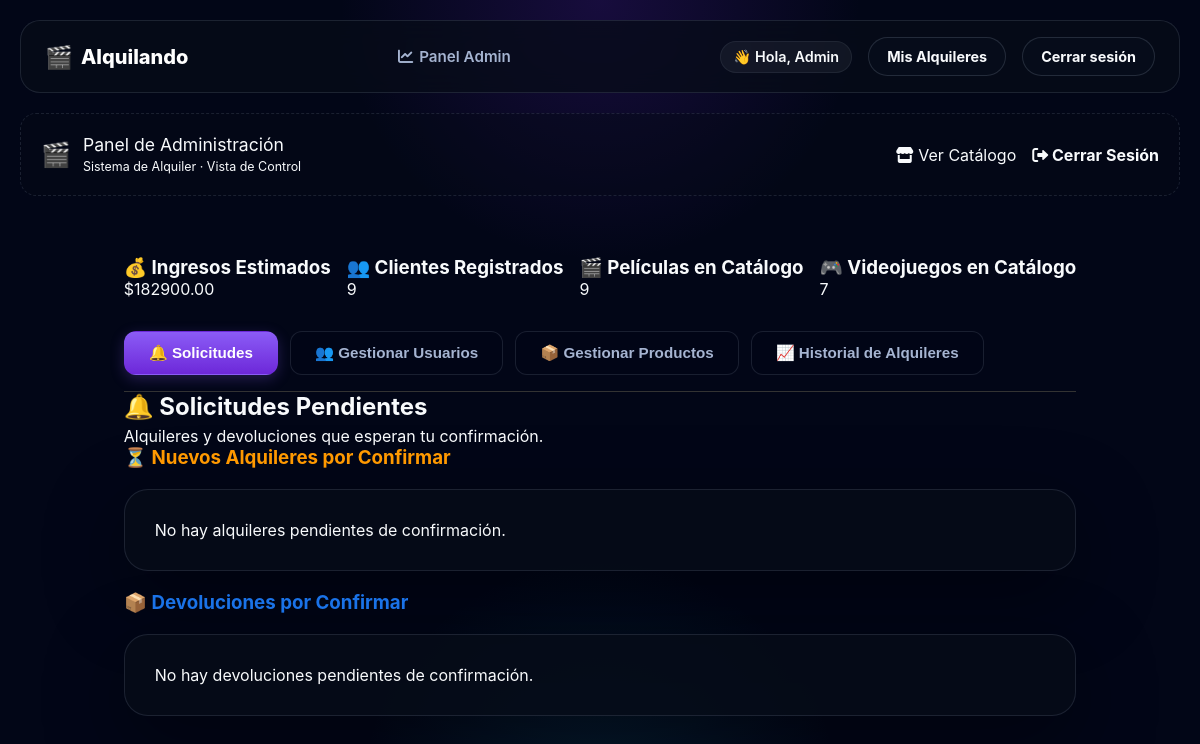
The page /admin/dashboard (signed in) on the database as committed earlier.
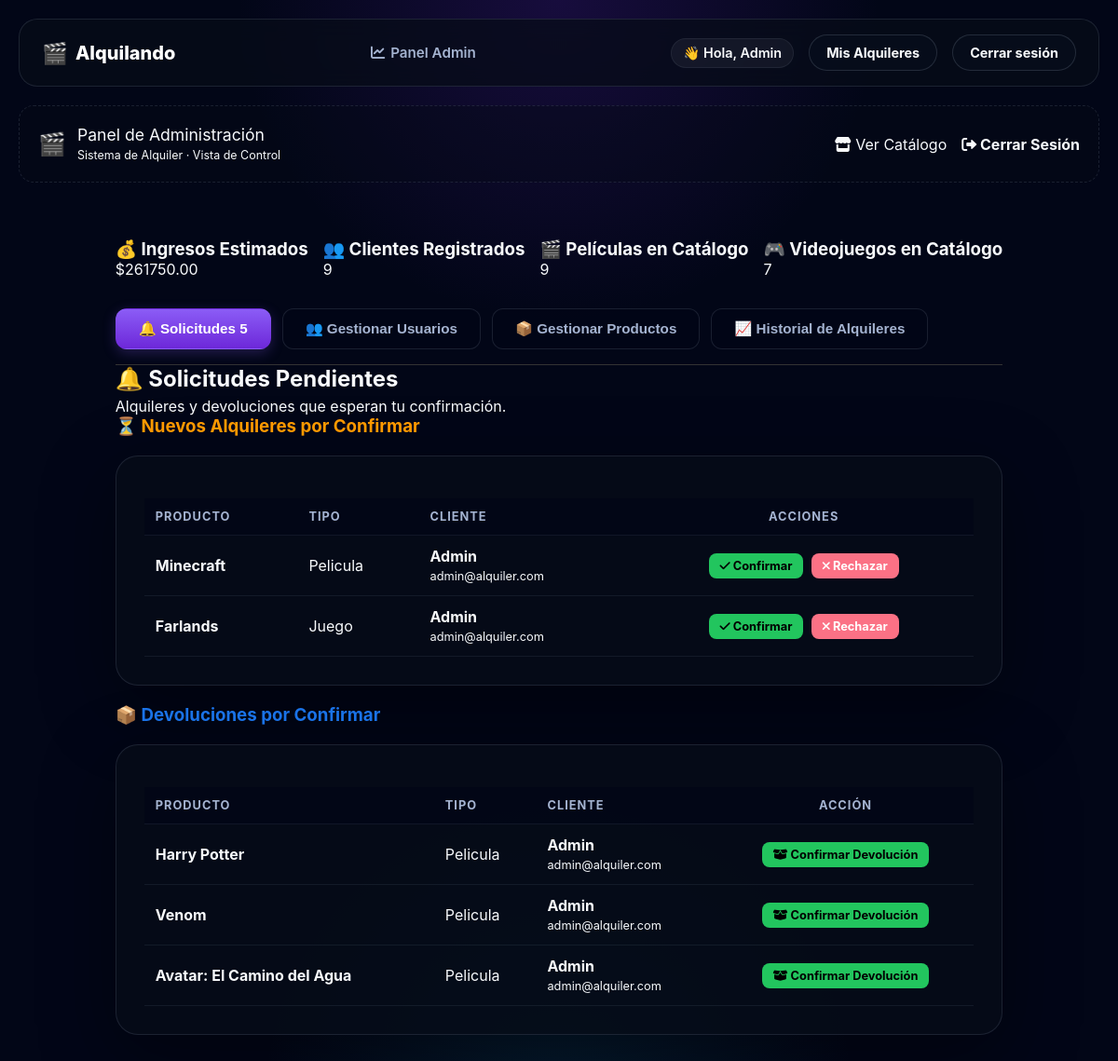
The same page on the database as committed later.
### app.py (models this page shows, shortened)
class Alquiler(db.Model):
    __tablename__ = 'alquileres_activos'
    id = db.Column(db.Integer, primary_key=True)
    usuario_id = db.Column(db.Integer, db.ForeignKey('usuarios.id'), nullable=False)
    producto_id = db.Column(db.Integer, db.ForeignKey('productos_alquiler.id'), nullable=False)
    estado = db.Column(db.String(30), default='pendiente')  # pendiente, activo, dev_pendiente
    fecha_alquiler = db.Column(db.DateTime, nullable=True)
    fecha_vencimiento = db.Column(db.DateTime, nullable=True)
    def esta_vencido(self):
        if self.fecha_vencimiento and datetime.now() > self.fecha_vencimiento:
            return True
        return False

class ProductoAlquiler(db.Model):
    __tablename__ = 'productos_alquiler'
    id = db.Column(db.Integer, primary_key=True)
    titulo = db.Column(db.String(100), nullable=False)
    genero = db.Column(db.String(50), nullable=True)
    alquilado = db.Column(db.Boolean, default=False)
    precio_alquiler = db.Column(db.Float, nullable=False)
    stock = db.Column(db.Integer, default=1)
    imagen = db.Column(db.String(100), default='default.jpg')
    contador_alquileres = db.Column(db.Integer, default=0)
    tipo_producto = db.Column(db.String(50))
    alquileres_activos = db.relationship('Alquiler', backref='producto', lazy=True, cascade='all, delete-orphan')
    __mapper_args__ = {
        'polymorphic_on': tipo_producto,
        'polymorphic_identity': 'producto_generico'
    }

class Juego(ProductoAlquiler):
    plataforma = db.Column(db.String(50), nullable=True)
    __mapper_args__ = {'polymorphic_identity': 'juego'}

class Usuario(db.Model):
    __tablename__ = 'usuarios'
    id = db.Column(db.Integer, primary_key=True)
    nombre = db.Column(db.String(100), nullable=False)
    email = db.Column(db.String(100), unique=True, nullable=False)
    password = db.Column(db.String(100), nullable=False)
    rol = db.Column(db.String(20), default='cliente')
    bloqueado = db.Column(db.Boolean, default=False)
    activo = db.Column(db.Boolean, default=False)
    mis_alquileres = db.relationship('Alquiler', backref='usuario', lazy=True, cascade='all, delete-orphan')
    reservas_solicitadas = db.relationship('ProductoAlquiler', secondary=lista_espera, backref=db.backref('en_espera', lazy=True))
    def es_admin(self):
        return self.rol == 'admin'
    @classmethod
    def buscar_por_id(cls, usuario_id):
        return cls.query.get(usuario_id)

### app.py (the view, shortened to what this page needs)
@app.route('/admin/dashboard', methods=['GET', 'POST'])
@requiere_nivel(5)
def dashboard():
    usuario_actual = Usuario.buscar_por_id(session.get('usuario_id'))
    usuarios_registrados = Usuario.query.filter(Usuario.rol == 'cliente').all()
    todos_los_productos = ProductoAlquiler.query.all()
    return render_template(
        'dashboard.html',
        u_total=Usuario.query.count(),
        p_total=Pelicula.query.count(),
        j_total=Juego.query.count(),
        ingresos=GestorInventario.calcular_ingresos_estimados(),
        usuarios=usuarios_registrados,
        productos=todos_los_productos,
        alquileres=GestorInventario.alquileres_activos(),
        solicitudes=GestorInventario.solicitudes_pendientes(),
        devoluciones=GestorInventario.devoluciones_pendientes(),
        es_admin=usuario_actual.es_admin()
    )

### app.py (called while the page is built)
def requiere_nivel(nivel_minimo):
    def decorator(f):
        @wraps(f)
        def decorated_function(*args, **kwargs):
            rol_usuario = session.get('usuario_rol', 'cliente')
            nivel_usuario = NIVELES_ACCESO.get(rol_usuario, 1)
            if nivel_usuario < nivel_minimo:
                flash("No tenés permisos suficientes para entrar acá.", "danger")
                return redirect(url_for('inicio'))
            return f(*args, **kwargs)
        return decorated_function
    return decorator

    @staticmethod
    def calcular_ingresos_estimados():
        todos_los_productos = ProductoAlquiler.query.all()
        return sum(p.precio_alquiler * p.contador_alquileres for p in todos_los_productos)

    @staticmethod
    def solicitudes_pendientes():
        return Alquiler.query.filter_by(estado='pendiente').all()

    @staticmethod
    def devoluciones_pendientes():
        return Alquiler.query.filter_by(estado='dev_pendiente').all()

    @staticmethod
    def alquileres_activos():
        return Alquiler.query.filter_by(estado='activo').all()

### templates/dashboard.html (shortened to what the changed rows need)
{% extends 'base.html' %}
{% block content %}
<main style="max-width: 1300px; margin: 30px auto; padding: 0 24px;">
    <div style="display: flex; gap: 16px; margin-bottom: 32px; flex-wrap: wrap;">
        <div class="stat-card verde">
            <h3>💰 Ingresos Estimados</h3>
            <p class="texto-verde">${{ "%.2f"|format(ingresos) }}</p>
        </div>
    </div>
    <div style="display: flex; gap: 12px; border-bottom: 1px solid #333; padding-bottom: 16px; flex-wrap: wrap;">
        <button class="tab-btn active" onclick="cambiarPestana('solicitudes', this)">
            🔔 Solicitudes
            {% set total_pendientes = solicitudes|length + devoluciones|length %}
            {% if total_pendientes > 0 %}
                <span class="badge-tab">{{ total_pendientes }}</span>
            {% endif %}
        </button>
    </div>
    <div id="solicitudes" class="tab-content active">
        <h2 class="subtitulo-seccion" style="margin-bottom: 5px;">🔔 Solicitudes Pendientes</h2>
        <div class="caja-datos">
            {% if solicitudes %}
                <table class="tabla-panel">
                    <thead>
                        <tr>
                            <th>Producto</th>
                            <th>Tipo</th>
                            <th>Cliente</th>
                            <th style="text-align: center;">Acciones</th>
                        </tr>
                    </thead>
                    <tbody>
                        {% for s in solicitudes %}
                        <tr>
                            <td style="font-weight: bold;">{{ s.producto.titulo }}</td>
                            <td class="texto-claro" style="text-transform: capitalize;">{{ s.producto.tipo_producto }}</td>
                            <td>
                                <span style="font-weight: bold;">{{ s.usuario.nombre }}</span><br>
                                <span class="texto-gris" style="font-size: 0.8rem;">{{ s.usuario.email }}</span>
                            </td>
                            <td style="text-align: center; white-space: nowrap;">
                                <a href="{{ url_for('confirmar_alquiler', alquiler_id=s.id) }}" class="btn-accion ok">
                                    <i class="fas fa-check"></i> Confirmar
                                </a>
                                <a href="{{ url_for('rechazar_alquiler', alquiler_id=s.id) }}"
                                   onclick="return confirm('¿Rechazar la solicitud de {{ s.usuario.nombre }}?');"
                                   class="btn-accion peligro">
                                    <i class="fas fa-times"></i> Rechazar
                                </a>
                            </td>
                        </tr>
                        {% endfor %}
                    </tbody>
                </table>
            {% else %}
                <p class="texto-vacio">No hay alquileres pendientes de confirmación.</p>
            {% endif %}
        </div>
        <div class="caja-datos">
            {% if devoluciones %}
                <table class="tabla-panel">
                    <thead>
                        <tr>
                            <th>Producto</th>
                            <th>Tipo</th>
                            <th>Cliente</th>
                            <th style="text-align: center;">Acción</th>
                        </tr>
                    </thead>
                    <tbody>
                        {% for d in devoluciones %}
                        <tr>
                            <td style="font-weight: bold;">{{ d.producto.titulo }}</td>
                            <td class="texto-claro" style="text-transform: capitalize;">{{ d.producto.tipo_producto }}</td>
                            <td>
                                <span style="font-weight: bold;">{{ d.usuario.nombre }}</span><br>
                                <span class="texto-gris" style="font-size: 0.8rem;">{{ d.usuario.email }}</span>
                            </td>
                            <td style="text-align: center;">
                                <a href="{{ url_for('confirmar_devolucion', alquiler_id=d.id) }}" class="btn-accion ok">
                                    <i class="fas fa-box-open"></i> Confirmar Devolución
                                </a>
                            </td>
                        </tr>
                        {% endfor %}
                    </tbody>
                </table>
            {% else %}
                <p class="texto-vacio">No hay devoluciones pendientes de confirmación.</p>
            {% endif %}
        </div>
    </div>
</main>
{% endblock %}

Rows that differ between the two databases and show on the page:
added Alquiler: producto.titulo "Minecraft", producto.tipo_producto "Pelicula", usuario.nombre "Admin", usuario.email "admin@alquiler.com", shown under "⏳ Nuevos Alquileres por Confirmar"
added Alquiler: producto.titulo "Farlands", producto.tipo_producto "Juego", usuario.nombre "Admin", usuario.email "admin@alquiler.com", shown under "⏳ Nuevos Alquileres por Confirmar"
added Alquiler: producto.titulo "Harry Potter", producto.tipo_producto "Pelicula", usuario.nombre "Admin", usuario.email "admin@alquiler.com", shown under "📦 Devoluciones por Confirmar"
added Alquiler: producto.titulo "Venom", producto.tipo_producto "Pelicula", usuario.nombre "Admin", usuario.email "admin@alquiler.com", shown under "📦 Devoluciones por Confirmar"
added Alquiler: producto.titulo "Avatar: El Camino del Agua", producto.tipo_producto "Pelicula", usuario.nombre "Admin", usuario.email "admin@alquiler.com", shown under "📦 Devoluciones por Confirmar"
Other text that changed with them:
{{ "%.2f"|format(ingresos) }}: "182900.00" → "261750.00"
{{ total_pendientes }}: (not shown) → "5"
text no longer shown: "No hay alquileres pendientes de confirmación. No hay devoluciones pendientes de confirmación."
text now shown: "PRODUCTO TIPO CLIENTE ACCIONES PRODUCTO TIPO CLIENTE ACCIÓN"
